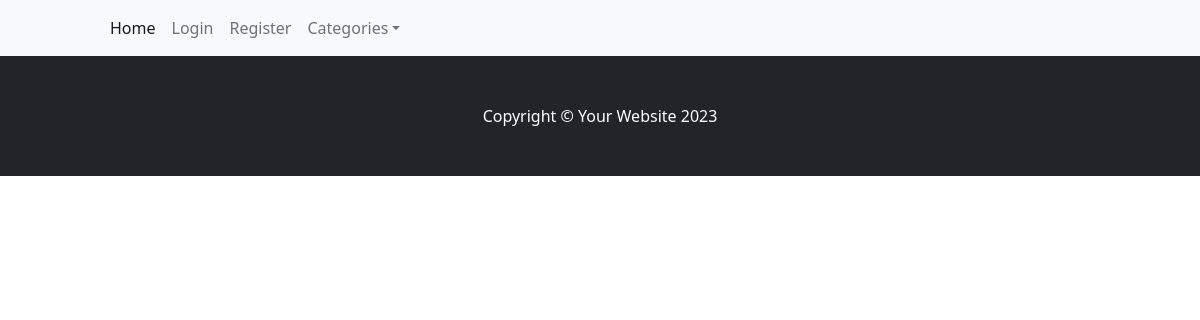
The page /product/60/edit on the database as committed earlier.
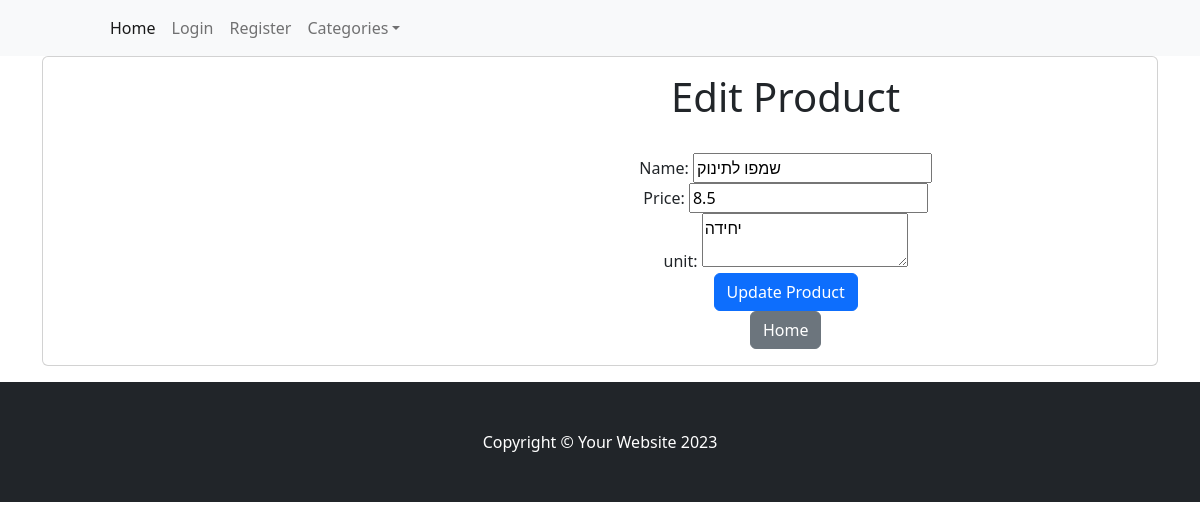
The same page on the database as committed later.
### tables this page shows
CREATE TABLE products (
        id INTEGER PRIMARY KEY AUTOINCREMENT,
        name TEXT NOT NULL,
        unit TEXT ,
        price REAL,
        category_id INTEGER,
        FOREIGN KEY (category_id) REFERENCES categories(id)
    );

### app.py (the view)
@app.route('/product/<int:product_id>/edit', methods=['GET', 'POST'])
def edit_product(product_id):
    product = database_read(f"select p.*,cat.name as catName from products p left JOIN categories  cat on category_id = cat.id where p.id ='{product_id}';")
    if request.method == 'POST':
        form = dict(request.values)
        form['id'] = request.form['id']
        form['name'] = request.form['name']
        form['price'] = request.form['price']
        form['unit'] = request.form['unit']
        sql = "UPDATE products SET name =:name, price =:price, unit =:unit where id =:id"
        ok = database_write(sql,form)
        if ok == 1:
            flash(f"Product Saved!", "success")
            message = 'Product saved successfully'
            product = database_read(f"select p.*,cat.name as catName from products p left JOIN categories  cat on category_id = cat.id where p.id ='{request.form['id']}';")
            return render_template('index.html',messages=message)
    else:
        return render_template('edit_product.html', products=product)

### HandelDB.py (called while the page is built)
def database_read(sql,data=None):
    connection = sqlite3.connect(database_filename)
    connection.row_factory = sqlite3.Row
    db = connection.cursor()
    if data:
         db.execute(sql, data)
    else:
         db.execute(sql)
    records = db.fetchall()
    rows = [dict(record) for record in records]
    db.close()
    connection.close()
    return rows

### app.py (called while the page is built)
@app.context_processor
def inject_user():
    return dict(user=flask_login.current_user)

@app.teardown_appcontext
def close_connection(exception):
    db = getattr(g, '_database', None)
    if db is not None:
        db.close()

@app.context_processor
def inject_collected_count():
    def get_collected_count(list_id=None):
        if list_id is None:
            return 0
        sql = f"SELECT COUNT(*) as count FROM product_in_list WHERE list_id = '{list_id}' AND collected = 1"
        result = database_read(sql)
        return result[0]['count'] if result else 0
    return dict(get_collected_count=get_collected_count)

### templates/edit_product.html
{% extends 'base.html' %}
{% block content %}
<div class="container">
    {% for product in products%}
                    <div class="card mb-3" >
                        <div class="row g-0">
                        <div class="col-md-4">
                        </div>
                        <div class="col-md-8">
                            <div class="card-body">
                        <center>
                            <h1>Edit Product</h1>
                            <form method="POST">
                                <input style="display: none;" type="text" id="id" name="id" value="{{ product.id }}" required><br>
                                <label for="name">Name:</label>
                                <input type="text" id="name" name="name" value="{{ product.name }}" required><br>
                                <label for="price">Price:</label>
                                <input type="number" id="price" name="price" value="{{ product.price }}" required><br>
                                <label for="unit">unit:</label>
                                <textarea id="unit" name="unit" required>{{ product.unit }}</textarea><br>
                                <button type="submit" class="btn btn-primary" >Update Product</button>
                            </form>
                            <a href="{{ url_for('index') }}" class="btn btn-secondary">Home</a>
                        </center>
                            </div>
                        </div>
                        </div>
                    </div>
    {% endfor%}
</div>
{% endblock %}

Rows that differ between the two databases and show on the page:
added products: name "שמפו לתינוק", price "8.5", unit "יחידה"
